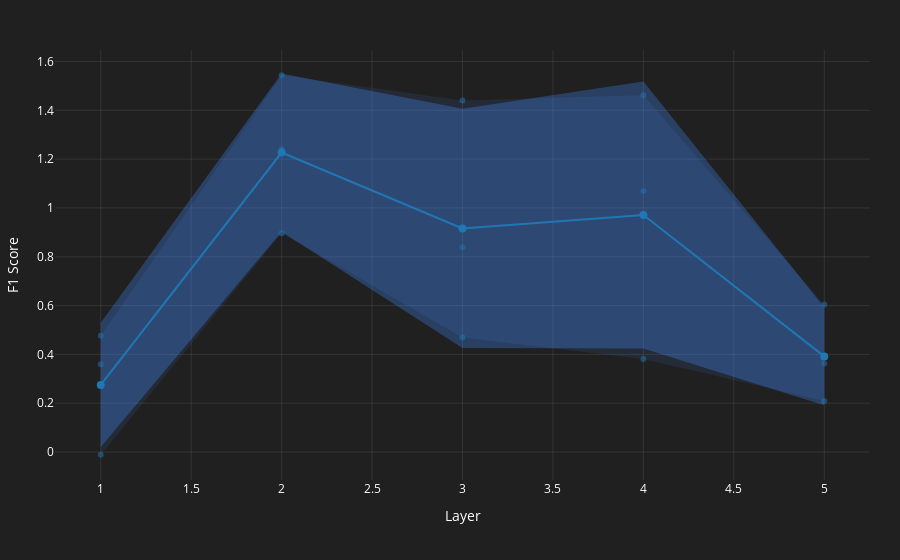

Notebook code cell kept with this figure:
### Code cell
experiment_results = {
    "llama3_3b_chat": {
        "gsm8k": {
            "base_3_shot": {
                "main": {
                    "prompt_answer": {
                        1: {
                            "fold_1": {
                                "correctness_direction_classifier": {
                                    "optimal_cut": 0.5,
                                    "optimal_train_set_cut": 0.5,
                                    "test_roc_auc": 0.7,
                                    "accuracy": 0.6,
                                    "f1_score": 0.7,
                                },
                            },
                            "fold_2": {
                                "correctness_direction_classifier": {
                                    "optimal_cut": 0.5,
                                    "optimal_train_set_cut": 0.5,
                                    "test_roc_auc": 0.8,
                                    "accuracy": 0.7,
                                    "f1_score": 0.8,
                                },
                            },
                            "fold_3": {
                                "correctness_direction_classifier": {
                                    "optimal_cut": 0.5,
                                    "optimal_train_set_cut": 0.5,
                                    "test_roc_auc": 0.9,
                                    "accuracy": 0.8,
                                    "f1_score": 0.9,
                                },
                            },
                        },
                        2: {
                            "fold_1": {
                                "correctness_direction_classifier": {
                                    "optimal_cut": 0.5,
                                    "optimal_train_set_cut": 0.5,
                                    "test_roc_auc": 0.7,
                                    "accuracy": 0.6,
                                    "f1_score": 0.7,
                                },
                            },
                            "fold_2": {
                                "correctness_direction_classifier": {
                                    "optimal_cut": 0.5,
                                    "optimal_train_set_cut": 0.5,
                                    "test_roc_auc": 0.8,
                                    "accuracy": 0.7,
                                    "f1_score": 0.8,
                                },
                            },
                            "fold_3": {
                                "correctness_direction_classifier": {
                                    "optimal_cut": 0.5,
                                    "optimal_train_set_cut": 0.5,
                                    "test_roc_auc": 0.9,
                                    "accuracy": 0.8,
                                    "f1_score": 0.9,
                                },
                            },
                        },
                        3: {
                            "fold_1": {
                                "correctness_direction_classifier": {
                                    "optimal_cut": 0.5,
                                    "optimal_train_set_cut": 0.5,
                                    "test_roc_auc": 0.7,
                                    "accuracy": 0.6,
                                    "f1_score": 0.7,
                                },
                            },
                            "fold_2": {
                                "correctness_direction_classifier": {
                                    "optimal_cut": 0.5,
                                    "optimal_train_set_cut": 0.5,
                                    "test_roc_auc": 0.8,
                                    "accuracy": 0.7,
                                    "f1_score": 0.8,
                                },
                            },
                            "fold_3": {
                                "correctness_direction_classifier": {
                                    "optimal_cut": 0.5,
                                    "optimal_train_set_cut": 0.5,
                                    "test_roc_auc": 0.9,
                                    "accuracy": 0.8,
                                    "f1_score": 0.9,
                                },
                            },
                        },
                        4: {
                            "fold_1": {
                                "correctness_direction_classifier": {
                                    "optimal_cut": 0.5,
                                    "optimal_train_set_cut": 0.5,
                                    "test_roc_auc": 0.7,
                                    "accuracy": 0.6,
                                    "f1_score": 0.7,
                                },
                            },
                            "fold_2": {
                                "correctness_direction_classifier": {
                                    "optimal_cut": 0.5,
                                    "optimal_train_set_cut": 0.5,
                                    "test_roc_auc": 0.8,
                                    "accuracy": 0.7,
                                    "f1_score": 0.8,
                                },
                            },
                            "fold_3": {
                                "correctness_direction_classifier": {
                                    "optimal_cut": 0.5,
                                    "optimal_train_set_cut": 0.5,
                                    "test_roc_auc": 0.9,
                                    "accuracy": 0.8,
                                    "f1_score": 0.9,
                                },
                            },
                        },
                        5: {
                            "fold_1": {
                                "correctness_direction_classifier": {
                                    "optimal_cut": 0.5,
                                    "optimal_train_set_cut": 0.5,
                                    "test_roc_auc": 0.7,
                                    "accuracy": 0.6,
                                    "f1_score": 0.7,
                                },
                            },
                            "fold_2": {
                                "correctness_direction_classifier": {
                                    "optimal_cut": 0.5,
                                    "optimal_train_set_cut": 0.5,
                                    "test_roc_auc": 0.8,
                                    "accuracy": 0.7,
                                    "f1_score": 0.8,
                                },
                            },
                            "fold_3": {
                                "correctness_direction_classifier": {
                                    "optimal_cut": 0.5,
                                    "optimal_train_set_cut": 0.5,
                                    "test_roc_auc": 0.9,
                                    "accuracy": 0.8,
                                    "f1_score": 0.9,
                                },
                            },
                        },
                    }
                }
            }
        }
    }
}


import plotly.graph_objects as go
def plot_interactive_lineplot(df, x_label, y_label, title=None):
    fig = go.Figure()
    
    # Calculate statistics for each column
    means = df.mean(axis=1)
    stds = df.std(axis=1)
    mins = df.min(axis=1)
    maxs = df.max(axis=1)
    
    # Add min/max range (very faint)
    fig.add_trace(go.Scatter(
        x=df.index,
        y=maxs,
        mode='lines',
        line=dict(width=0),
        showlegend=False,
        name='Max'
    ))
    fig.add_trace(go.Scatter(
        x=df.index,
        y=mins,
        mode='lines',
        line=dict(width=0),
        fillcolor='rgba(68, 138, 255, 0.1)',  # Very faint blue
        fill='tonexty',
        showlegend=False,
        name='Min'
    ))
    
    # Add ±1 std range (moderately faint)
    fig.add_trace(go.Scatter(
        x=df.index,
        y=means + stds,
        mode='lines',
        line=dict(width=0),
        showlegend=False,
        name='+1 STD'
    ))
    fig.add_trace(go.Scatter(
        x=df.index,
        y=means - stds,
        mode='lines',
        line=dict(width=0),
        fillcolor='rgba(68, 138, 255, 0.3)',  # Slightly more visible blue
        fill='tonexty',
        showlegend=False,
        name='-1 STD'
    ))
    
    # Add mean line
    fig.add_trace(go.Scatter(
        x=df.index,
        y=means,
        mode='lines+markers',
        line=dict(color='#1f77b4', width=2),
        marker=dict(size=8),
        name='Mean'
    ))
    
    # Add individual points for each fold
    for col in df.columns:
        fig.add_trace(go.Scatter(
            x=df.index,
            y=df[col],
            mode='markers',
            marker=dict(
                color='#1f77b4',
                size=6,
                opacity=0.5
            ),
            showlegend=False,
            name=f'Fold {col}'
        ))
    
    fig.update_layout(
        title=title,
        yaxis_title=y_label,
        xaxis_title=x_label,
        template='plotly_dark',
        plot_bgcolor='rgba(32, 32, 32, 1)',
        paper_bgcolor='rgba(32, 32, 32, 1)',
        font=dict(color='white'),
        margin=dict(t=50, l=50, r=30),
        showlegend=False
    )
    
    # Update axes for consistency with dark theme
    fig.update_xaxes(gridcolor='rgba(128, 128, 128, 0.2)', zeroline=False)
    fig.update_yaxes(gridcolor='rgba(128, 128, 128, 0.2)', zeroline=False)
    
    return fig

def get_layer_performance_df(layer_results, classifier_name, metric_name):
    res_dict = {}
    for layer, layer_stats in layer_results.items():
        metric_val_folds = pd.Series([fold_stats[classifier_name][metric_name] for fold_stats in layer_stats.values()])
        res_dict[layer] = metric_val_folds + np.random.normal(0, 0.5, 3)
    res_df = pd.DataFrame(res_dict).T.sort_index()
    return res_df
    return 

res_df = get_layer_performance_df(experiment_results["llama3_3b_chat"]["gsm8k"]["base_3_shot"]["main"]["prompt_answer"], "correctness_direction_classifier", "f1_score")
plot_interactive_lineplot(res_df, x_label="Layer", y_label="F1 Score").show()

### Figure 1 — Plotly figure (JSON) as saved in the notebook; plotly's stock layout.template omitted (floating-point values rounded to 4 significant figures)
{"data": [{"line": {"width": 0}, "mode": "lines", "name": "Max", "showlegend": false, "type": "scatter", "x": [1, 2, 3, 4, 5], "y": [0.4767, 1.544, 1.44, 1.462, 0.6048]}, {"fill": "tonexty", "fillcolor": "rgba(68, 138, 255, 0.1)", "line": {"width": 0}, "mode": "lines", "name": "Min", "showlegend": false, "type": "scatter", "x": [1, 2, 3, 4, 5], "y": [-0.01113, 0.896, 0.4694, 0.3814, 0.2086]}, {"line": {"width": 0}, "mode": "lines", "name": "+1 STD", "showlegend": false, "type": "scatter", "x": [1, 2, 3, 4, 5], "y": [0.5295, 1.551, 1.406, 1.518, 0.5916]}, {"fill": "tonexty", "fillcolor": "rgba(68, 138, 255, 0.3)", "line": {"width": 0}, "mode": "lines", "name": "-1 STD", "showlegend": false, "type": "scatter", "x": [1, 2, 3, 4, 5], "y": [0.02033, 0.9028, 0.4261, 0.424, 0.1921]}, {"line": {"color": "#1f77b4", "width": 2}, "marker": {"size": 8}, "mode": "lines+markers", "name": "Mean", "type": "scatter", "x": [1, 2, 3, 4, 5], "y": [0.2749, 1.227, 0.916, 0.9708, 0.3919]}, {"marker": {"color": "#1f77b4", "opacity": 0.5, "size": 6}, "mode": "markers", "name": "Fold 0", "showlegend": false, "type": "scatter", "x": [1, 2, 3, 4, 5], "y": [-0.01113, 1.544, 1.44, 1.462, 0.6048]}, {"marker": {"color": "#1f77b4", "opacity": 0.5, "size": 6}, "mode": "markers", "name": "Fold 1", "showlegend": false, "type": "scatter", "x": [1, 2, 3, 4, 5], "y": [0.4767, 1.241, 0.8387, 1.069, 0.3622]}, {"marker": {"color": "#1f77b4", "opacity": 0.5, "size": 6}, "mode": "markers", "name": "Fold 2", "showlegend": false, "type": "scatter", "x": [1, 2, 3, 4, 5], "y": [0.3592, 0.896, 0.4694, 0.3814, 0.2086]}], "layout": {"font": {"color": "white"}, "margin": {"l": 50, "r": 30, "t": 50}, "paper_bgcolor": "rgba(32, 32, 32, 1)", "plot_bgcolor": "rgba(32, 32, 32, 1)", "showlegend": false, "title": {}, "xaxis": {"gridcolor": "rgba(128, 128, 128, 0.2)", "title": {"text": "Layer"}, "zeroline": false}, "yaxis": {"gridcolor": "rgba(128, 128, 128, 0.2)", "title": {"text": "F1 Score"}, "zeroline": false}}}
